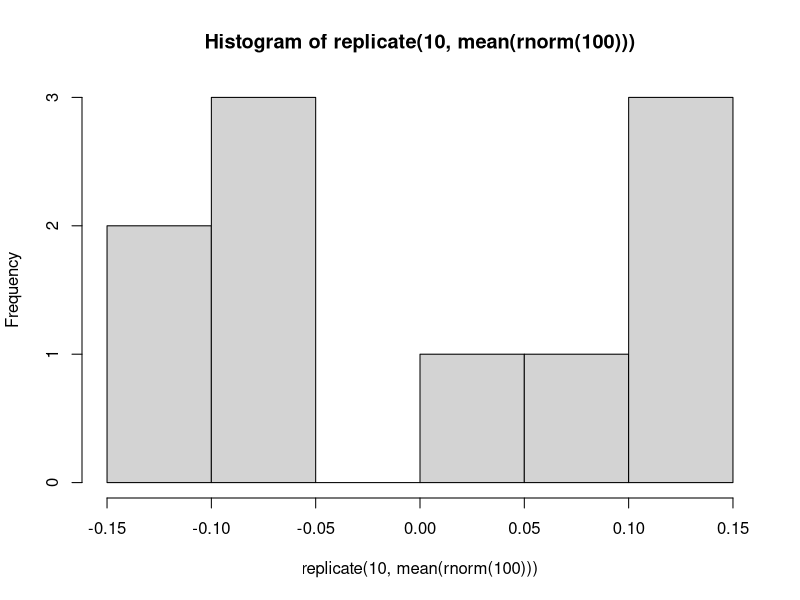
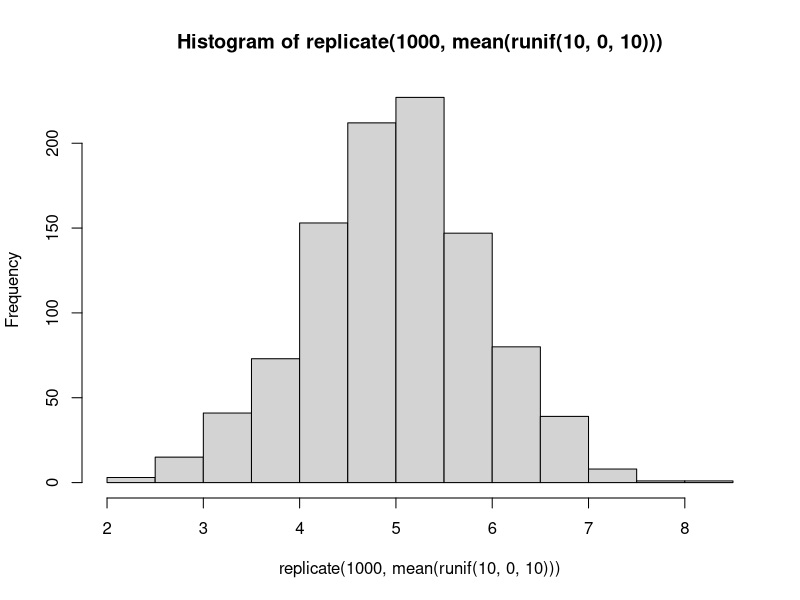
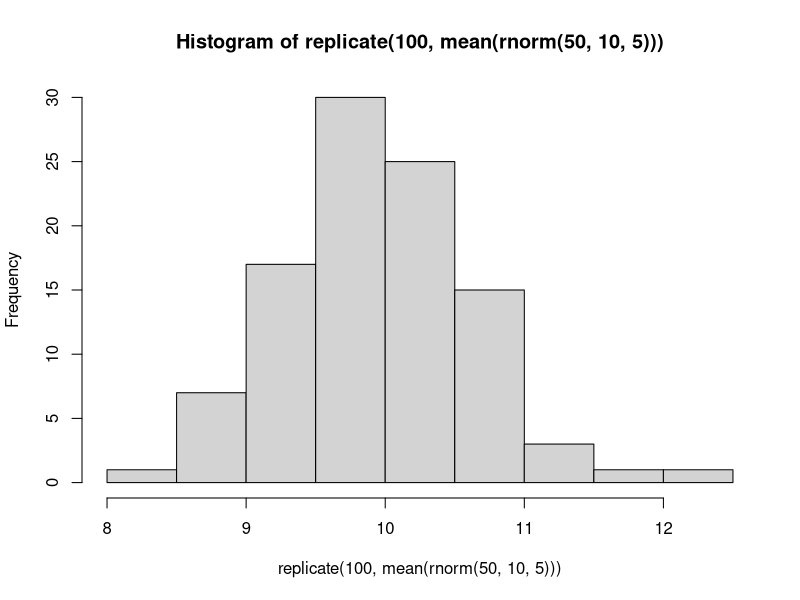
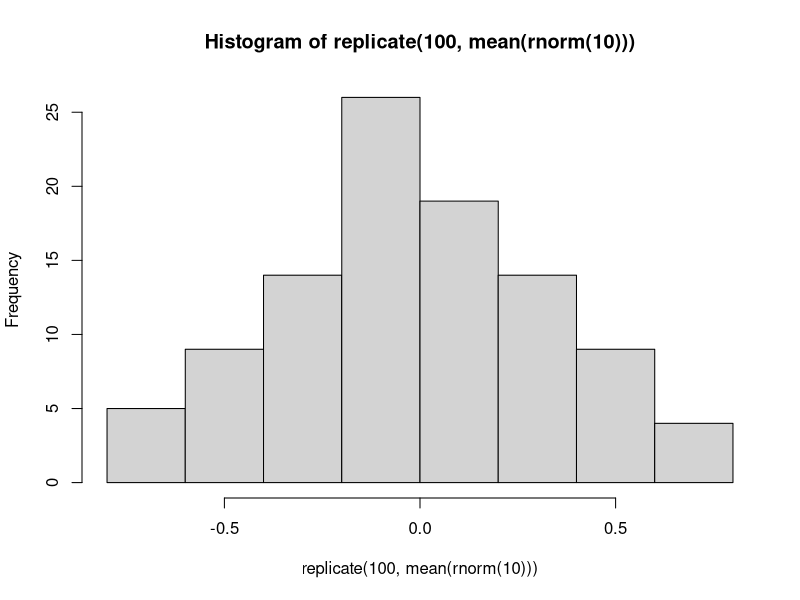
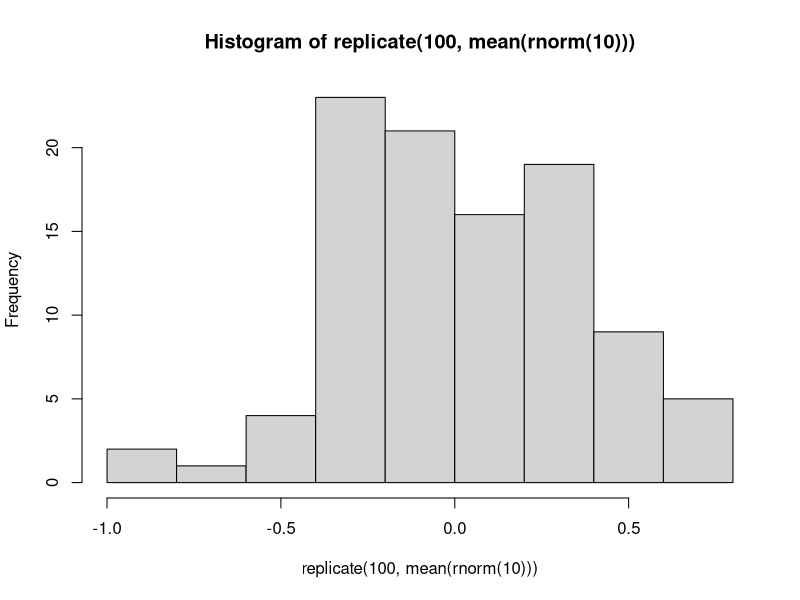
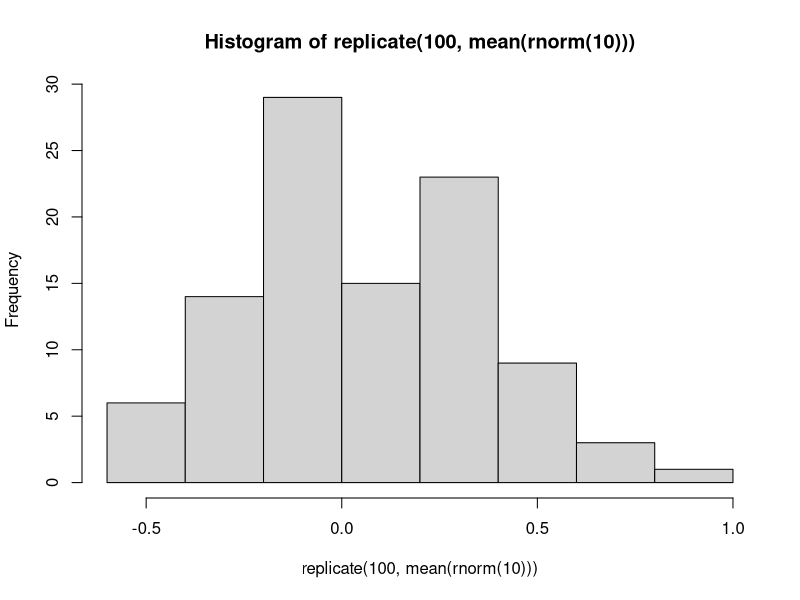
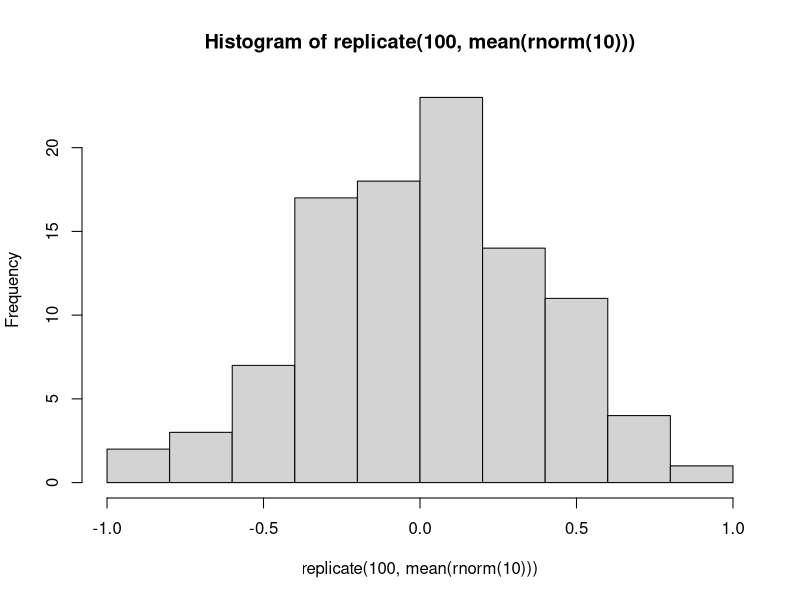
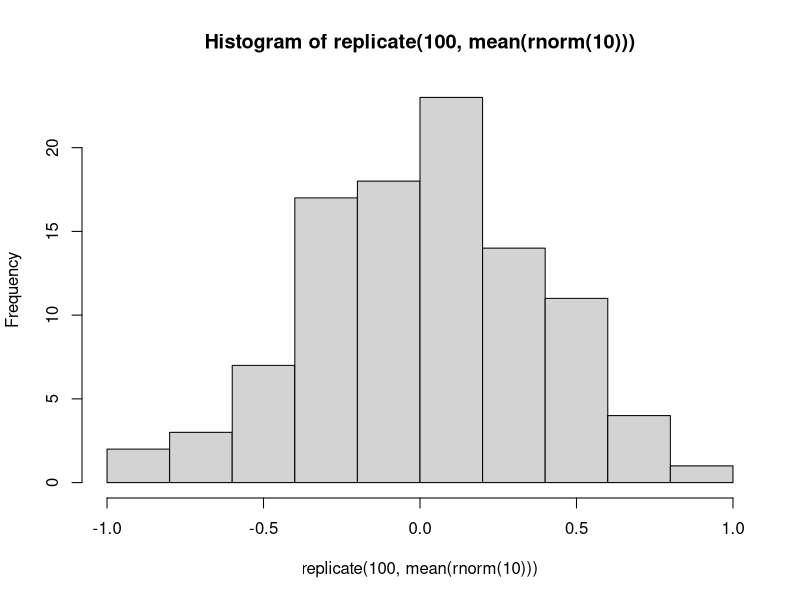

Write R code to recreate these figures, in order.
###############################################################################################################
# This R script contains                                                                                      #
#  - the examples shown in the step-by-step workshop pages                                                    #
#    (for you to run line-by-line to observe the outcome, or to modify and play with)                         #
#  - space called 'YOUR TURN' for you to write your own code to answer the exercices from the workshop pages  #
#  - a possible solution to those exercices (indented)                                                        #
###############################################################################################################

#~~~~~~~~~ Random Numbers Generators and sampling theory

# sample 

## x is a sequence
x <- 1:10
x
?sample # default: replace = FALSE
sample(x)
sample(x, replace = TRUE)
sample(letters, size = 10)
sample(x, size = 100, replace = TRUE)

## x is a vector of combined values
x <- c(1,5,8)
x
sample(x, size = 6, replace = TRUE)




# YOUR TURN: generate random numbers
## Sample 100 values between 3 and 103 with replacement









    ### possible solutions
    x <- 3:103
    sample(x, 100, replace=TRUE)



# random number generator drawing from specific distributions
?runif  # runif(n, min, max) 
?rpois  # rpois(n, lambda) 
?rnorm  # rnorm(n, mean, sd) 
?rbinom # rbinom(n, prob)	



# YOUR TURN: generate random numbers
## Draw 100 values from a normal distribution with a mean of 0 and a sd of 1


    
    
    
    
    
    

    ### possible solutions
    rnorm(n=100, mean=0, sd=1)
    rnorm(100,0,1) # you do not need to label the arguments if you provide them in their default order
    rnorm(100) # if you sample from a normal distribution with a mean of 0 and a sd of 1, you do not need to provide them, they are the defaults

## Draw 50 values from a normal distribution with a mean of 10 and sd of 5


    
    
    
    
    
    

    ### possible solutions
    rnorm(50, 10, 5) 
    rnorm(sd=5, mean=10, n=50) # if you do not know what order is the default, label your arguments and input them in the order you want!

## Draw 1000 values from a poisson distribution with a lambda of 50


    
    
    
    
    
    

    ### possible solutions
    rpois(n=1000, lambda=50)
    rpois(1000, 50)

## Draw 30 values from a uniform distribution between 0 and 10


    
    
    
    


    ### possible solutions
    runif(n=30, min=0, max=10)
    runif(30, 0, 10)




# repeat 
?replicate # replicate(n, expression)
rnorm(10)
mean(rnorm(10))
replicate(10,rnorm(10))
replicate(10, mean(rnorm(100)))
hist(replicate(10, mean(rnorm(100))))

# YOUR TURN: generate random numbers, repeat, and plot
## Replicate 1000 times the mean of 10 values drawn from a unifrom distribution between 0 and 10  









    ### possible solutions
    replicate (1000, mean(runif(10, 0, 10)))
    hist(replicate (1000, mean(runif(10, 0, 10))))


## Replicate 100 times the mean of 50 values drawn from a normal distribution of mean 10 and standard deviation 5  




    
    
    
    
    
    
    ### possible solutions
    replicate (100, mean(rnorm(50, 10, 5)))
    hist(replicate (100, mean(rnorm(50, 10, 5))))



# set seed
hist(replicate(100, mean(rnorm(10))))
hist(replicate(100, mean(rnorm(10))))
hist(replicate(100, mean(rnorm(10))))

set.seed(10)
hist(replicate(100, mean(rnorm(10))))

set.seed(10)
hist(replicate(100, mean(rnorm(10))))


# defining sample size within a replication
## single random sample of normal distribution N(0,1) with n=10
set.seed(10)
x <- rnorm(10, mean=0, sd=1)
hist(x, breaks=10, col="grey", xlim=c(-4,4))
abline(v=0, col="red", lty=2, lwd=2)
abline(v=mean(x), col="blue", lwd=2)
par(xpd=TRUE) # turn off clipping of legend
legend(0.9,1.5, c("mean(x)", "0"), 
       lty=c(1, 2), 
       col=c("blue","red"))

## 24 sims of same distribution N(0,1) with n=10
set.seed(10)
x24 <- replicate(24, rnorm(10,0,1))
par(mfrow=c(3,8), mar=c(0,0,0,0))
x24Plot <- apply(x24,2,function(x){
               hist(x, col="grey", xlim=c(-5,5), ylim=c(0,7), breaks=c(-5:5),
                    main="", ylab="", xlab="", xaxt="n", yaxt="n")
               abline(v=mean(x), col="blue", lwd=2)
               abline(v=0, col="red", lty=2, lwd=2)
                })

## distribution of mu and sd from 24 sims N(0,1) with n=10
par(mfrow=c(1,2), mar=c(5,5,1,1))
hist(apply(x24, 2, mean), main="Mean",col="grey", xlim=c(-1,1))
abline(v=0, col="red", lty=2, lwd=2)
hist(apply(x24, 2, sd), main="SD",col="grey", xlim=c(0.6,1.4))
abline(v=1, col="red", lty=2, lwd=2)

## 24 sims of same distribution N(0,1) with n=1000
set.seed(10)
x24b <- replicate(24, rnorm(1000,0,1))
par(mfrow=c(3,8), mar=c(0,0,0,0))
x24bPlot <- apply(x24b,2,function(x){
               hist(x, col="grey", xlim=c(-5,5), ylim=c(0,500), breaks=c(-5:5),
                    main="", ylab="", xlab="", xaxt="n", yaxt="n")
               abline(v=mean(x), col="blue", lwd=2)
               abline(v=0, col="red", lty=2, lwd=2)
               })

## distribution of mu and sd from 24 sims N(0,1) with n=1000
par(mfrow=c(1,2), mar=c(5,5,1,1))
hist(apply(x24b, 2, mean), main="Mean",col="grey", xlim=c(-1,1))
abline(v=0, col="red", lty=2, lwd=2)
hist(apply(x24b, 2, sd), main="SD",col="grey", xlim=c(0.6,1.4))
abline(v=1, col="red", lty=2, lwd=2)

## distribution of mu and sd from 1000 sims N(0,1) with n=10
set.seed(10)
x1000 <- replicate(1000, rnorm(10,0,1))
par(mfrow=c(1,2), mar=c(5,5,1,1))
hist(apply(x1000, 2, mean), main="Mean",col="grey")
abline(v=0, col="red", lty=2, lwd=2)
hist(apply(x1000, 2, sd), main="SD",col="grey")
abline(v=1, col="red", lty=2, lwd=2)


#~~~~~~~~~ Functions

# writing a function
    ## function syntax:
    ## AwesomeFunctionName <- function(argument1, argument2,…){
    ##                                                         do stuff here
    ##                                                        }

# YOUR TURN: write a function 
## that draws a histogram of nrep mean(rnorm(100))













    ### possible solutions
    #### step 1: the action
    mean(rnorm(100))
    #### step 2: replicate the action 1000 times
    replicate(1000, mean(rnorm(100)))
    #### step 3: plot the outcome of those simulations
    hist(replicate(1000, mean(rnorm(100))))
    #### step 4: replicate the action nrep time, with nrep defined outside the function
    nrep <- 1000
    replicate(nrep, mean(rnorm(100)))
    #### step 5: wrap it in a function:
    histrnorm100 <- function (nrep){
      hist(replicate(nrep, mean(rnorm(100))))
    }
    #### step 6: check that the function works
    histrnorm100(9)
    histrnorm100(1000)

    
# YOUR TURN: modify your function
## to draw a histogram of nrep mean(rnorm(n))






    
    
    
    
    
    
    

    
    
    ### possible solutions
    #### step 4: define parameters outside the function
    nrep <- 100
    n <- 10
    replicate(nrep, mean(rnorm(n)))
    #### step 5: wrap the action in a function:
    histrnorm_n <- function (nrep, n){
      hist(replicate(nrep, mean(rnorm(n))))
    }
    #### step 6: check that the function works
    histrnorm_n(10,10)
    histrnorm_n(10,100)
    histrnorm_n(100,100)
    histrnorm_n(1000,100)
    


#~~~~~~~~~ First simulation

# YOUR TURN: draw from the same normal distribution twice 
## and see if the sample differ from each other
## will they differ significantly in 5% of the nrep?
### Figure out how to do a t.test in R  
### Generate two vectors of 10 values drawn from N(0,1) and compare them with a t test  
### Figure out how to extract the p-value from that object (use `str` and your subsetting skills)
### Write a function simT that generates two vectors of n random normals, compare them with a t test and return the p-value  
### Repeat with nrep=20 and draw a histogram for n=10
### Repeat with nrep=100 and draw a histogram for n=10    
    
    
    
    
    
    
    
    
    
    
    
    
    
    

    
    ### possible solutions
    #### Figure out how to do a t.test in R
    ?t.test
    #### Generate two vectors of 50  N(0,1) 
    x1 <- rnorm(50,0,1)
    x2 <- rnorm(50,0,1)
    #### Compare them with a t test
    t.test(x1,x2)
    #### extract p value
    str(t.test(x1,x2))
    t.test(x1,x2)$p.value
    #### write function 
    simT <- function(n){
    x1 <- rnorm(n,0,1)
    x2 <- rnorm(n,0,1)
    t.test(x1, x2)$p.value 
    }
    #### test function
    simT(50)
    
    #### repeat function for n = 10 and for different nrep and plot
    par(mfrow=c(1,2))
    simTRep <- replicate(20, simT(10))
    hist(simTRep, col="grey", breaks=21, main = "nrep=20, n=10", xlab="pvalue")
    abline(v=0.05, lwd=2, lty=2, col="red")
    
    simTRep2 <- replicate(100, simT(10))
    hist(simTRep2, col="grey", breaks=21, main = "nrep=100, n=10", xlab="pvalue")
    abline(v=0.05, lwd=2, lty=2, col="red")
    
    #### repeat function for nrep = 1000 and various n
    par(mfrow=c(1,2))
    simTRep <- replicate(1000, simT(10))
    hist(simTRep, col="grey", breaks=21, main = "nrep=1000, n=10", xlab="pvalue")
    abline(v=0.05, lwd=2, lty=2, col="red")
    
    simTRep2 <- replicate(1000, simT(100))
    hist(simTRep2, col="grey", breaks=21, main = "nrep=1000, n=100", xlab="pvalue")
    abline(v=0.05, lwd=2, lty=2, col="red")


# YOUR TURN: draw from the same distribution twice 
## using a poisson with lambda = 3 rather than normal distribution
## and see how t.test performs

hist(rpois(100,3))














    ### possible solutions
    #### write new function
    simTpoiss <- function(n){
      x1 <- rpois(n,3)
      x2 <- rpois(n,3)
      t.test(x1, x2)$p.value 
    }
    
    #### repeat function for n = 10 and for different nrep and plot
    par(mfrow=c(1,2))
    hist(replicate(20, simTpoiss(10)), breaks =21,main="nrep = 20, n=10", xlab ='pvalue', col="grey")
    abline(v=0.05, lwd=2, lty=2, col="red")
    hist(replicate(100, simTpoiss(10)), breaks =21,main="nrep =100, n=10", xlab ='pvalue', col="grey")
    abline(v=0.05, lwd=2, lty=2, col="red")
    
    #### repeat function for nrep = 1000 and various n
    par(mfrow=c(1,2))
    hist(replicate(1000, simTpoiss(10)), breaks =21, main="nrep = 1000, n=10", xlab ='pvalue', col="grey")
    abline(v=0.05, lwd=2, lty=2, col="red")
    hist(replicate(1000, simTpoiss(100)), breaks =21,main="nrep = 1000, n=100", xlab ='pvalue', col="grey")
    abline(v=0.05, lwd=2, lty=2, col="red")
    

    
    
   
    

